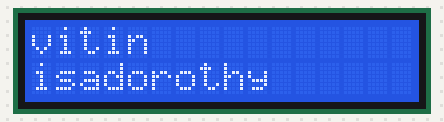
The sketch below on a simulated Arduino Uno, built with avr-gcc and run on an emulated ATmega328P. Parts: 16×2 character LCD.

Above: at 0.1 s.
At 1.1 s:
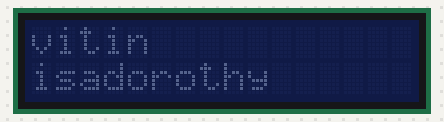

Measured:
- what the display in image 1 shows lasts 1.0 s, from 1.1 s to 2.1 s

The sketch:

LCD.ino
```cpp
#include <Wire.h>
#include <LiquidCrystal_I2C.h>
//Inicializa o display no endereco 0x27
LiquidCrystal_I2C lcd(0x27,16,2);

void setup()
{
 lcd.init();
}

void loop()
{
  lcd.setBacklight(HIGH);
  lcd.setCursor(0,0);
  lcd.print("vitin");
  lcd.setCursor(0,1);
  lcd.print("isadorothy");
  delay(1000);
  lcd.setBacklight(LOW);
  delay(1000);
}
```
